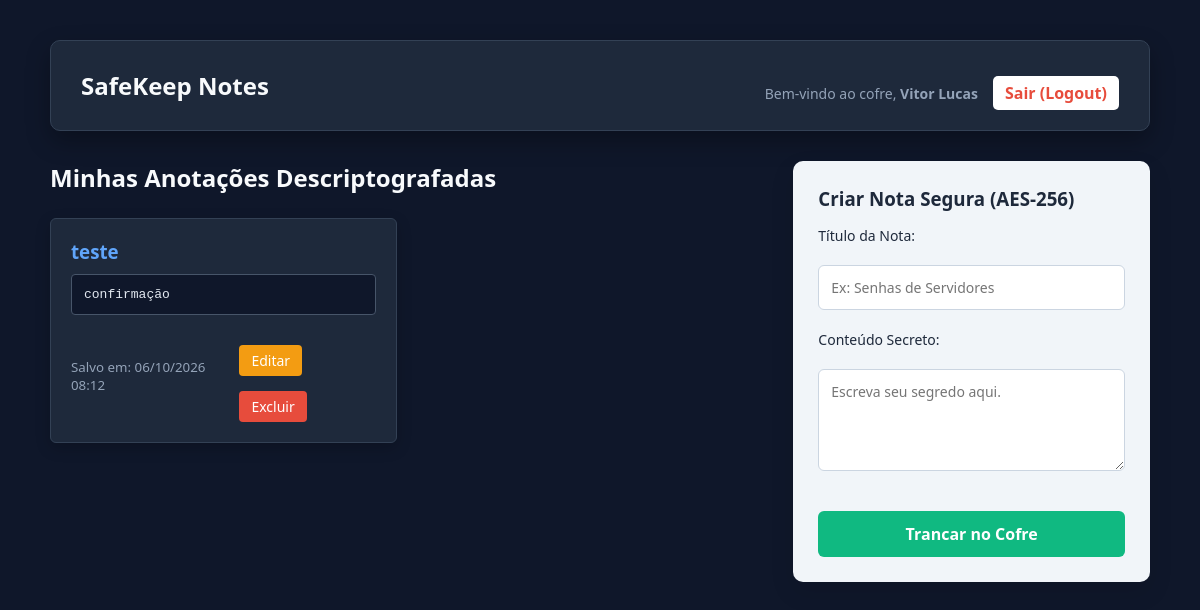
The app's page /dashboard.php (signed in) with its own data.
### tables this page shows
CREATE TABLE `notas` (
  `id` int(11) NOT NULL,
  `id_usuario` int(11) NOT NULL,
  `titulo` varchar(255) NOT NULL,
  `conteudo_criptografado` text NOT NULL,
  `data_criacao` timestamp NOT NULL DEFAULT current_timestamp()
);

### dashboard.php (the view, shortened to what this page needs)
<?php
require 'conexao.php';
include 'header.php';
$sql = "SELECT id, titulo, conteudo_criptografado, data_criacao FROM notas WHERE id_usuario = :id_usuario ORDER BY data_criacao DESC";
$stmt = $pdo->prepare($sql);
$stmt->bindParam(':id_usuario', $_SESSION['id_usuario']);
$stmt->execute();
$notas = $stmt->fetchAll(PDO::FETCH_ASSOC);
?>
<!DOCTYPE html>
<html lang="pt-BR">
<head>
    <link rel="stylesheet" href="style.css">
</head>
<body>
    <div class="dashboard-container">
        <div class="dashboard-header">
            <h2>SafeKeep Notes</h2>
            <div class="user-info">
                <p>Bem-vindo ao cofre, <strong><?php echo htmlspecialchars($_SESSION['nome_usuario']); ?></strong></p>
                <a href="logout.php" style="color: #e74c3c; background: white; padding: 6px 12px; border-radius: 5px; text-decoration: none; font-weight: bold;">Sair (Logout)</a>
            </div>
        </div>
        <div class="dashboard-content">
            <div class="notes-section">
                <h2 style="text-align: left;">Minhas Anotações Descriptografadas</h2>
                <div class="notes-grid">
                    <?php if (count($notas) > 0): ?>
                        <?php foreach ($notas as $nota): ?>
                            <?php
                            $pacote = base64_decode($nota['conteudo_criptografado']);
                            list($iv, $conteudo_cifrado) = explode('::', $pacote, 2);
                            $conteudo_puro = openssl_decrypt($conteudo_cifrado, "AES-256-CBC", CHAVE_AES, 0, $iv);
                            ?>
                            <div class="note-card">
                                <h3 style="margin-top: 0; color: #60a5fa;"><?php echo htmlspecialchars($nota['titulo']); ?></h3>
                                <div style="background: #0f172a; padding: 12px; font-family: monospace; color: #e2e8f0; border-radius: 4px; margin: 10px 0; border: 1px solid #475569;">
                                    <?php echo nl2br(htmlspecialchars($conteudo_puro)); ?>
                                </div>
                                <div style="display: flex; justify-content: space-between; align-items: center; margin-top: 15px;">
                                    <small style="color: #94a3b8;">Salvo em: <?php echo date('d/m/Y H:i', strtotime($nota['data_criacao'])); ?></small>
                                    <div>
                                        <a href="editar_nota.php?id=<?php echo $nota['id']; ?>" style="color: white; background: #f39c12; padding: 6px 12px; text-decoration: none; border-radius: 4px; font-size: 14px; margin-right: 5px;">Editar</a>
                                        <a href="excluir_nota.php?id=<?php echo $nota['id']; ?>" onclick="return confirm('Tem certeza que deseja destruir esta nota?');" style="color: white; background: #e74c3c; padding: 6px 12px; text-decoration: none; border-radius: 4px; font-size: 14px;">Excluir</a>
                                    </div>
                                </div>
                            </div>
                        <?php endforeach; ?>
                    <?php else: ?>
                        <p style="color: #94a3b8; font-style: italic;">Seu cofre está vazio. Crie sua primeira nota ao lado!</p>
                    <?php endif; ?>
                </div>
            </div>
            <div class="form-section">
                <div class="note-form-box">
                    <h3>Criar Nota Segura (AES-256)</h3>
                    <form action="salvar_nota.php" method="POST">
                        <div class="form-group">
                            <label for="titulo">Título da Nota:</label>
                            <input type="text" id="titulo" name="titulo" required placeholder="Ex: Senhas de Servidores">
                        </div>
                        <div class="form-group">
                            <label for="conteudo">Conteúdo Secreto:</label>
                            <textarea id="conteudo" name="conteudo" rows="4" required placeholder="Escreva seu segredo aqui."></textarea>
                        </div>
                        <button type="submit">Trancar no Cofre</button>
                    </form>
                </div>
            </div>
        </div>
    </div>
</body>
</html>

### style.css (style rules this page uses)
* { margin: 0; padding: 0; box-sizing: border-box; font-family: 'Segoe UI', Tahoma, Geneva, Verdana, sans-serif; }
body { background-color: #0f172a; color: #e2e8f0; display: flex; justify-content: center; align-items: center; min-height: 100vh; padding: 20px; }
h2, h1 { margin-bottom: 24px; color: #f8fafc; font-size: 24px; text-align: center; }
.form-group { margin-bottom: 20px; text-align: left; }
label { display: block; margin-bottom: 8px; font-size: 14px; color: #94a3b8; }
input[type="text"], input[type="password"], input[type="email"], textarea { width: 100%; padding: 12px; background-color: #0f172a; border: 1px solid #475569; border-radius: 6px; color: #f8fafc; font-size: 14px; transition: border-color 0.2s; }
button, .btn { width: 100%; padding: 12px; background-color: #2563eb; color: white; border: none; border-radius: 6px; font-size: 16px; font-weight: 600; cursor: pointer; transition: background-color 0.2s; margin-top: 15px; }
p { text-align: center; margin-top: 16px; font-size: 14px; color: #94a3b8; }
a { color: #60a5fa; text-decoration: none; display: inline-block; margin-top: 15px; }
.dashboard-container { width: 100%; max-width: 1100px; align-self: flex-start; margin-top: 20px; }
.dashboard-header { display: flex; justify-content: space-between; align-items: center; background-color: #1e293b; padding: 20px 30px; border-radius: 10px; border: 1px solid #334155; margin-bottom: 30px; box-shadow: 0 10px 25px rgba(0, 0, 0, 0.3); }
.dashboard-header h2 { margin-bottom: 0; }
.user-info { display: flex; align-items: center; gap: 15px; }
.dashboard-content { display: flex; gap: 30px; align-items: flex-start; }
.notes-section { flex: 2; }
.form-section { flex: 1; min-width: 320px; }
.note-form-box { background-color: #f1f5f9; padding: 25px; border-radius: 10px; box-shadow: 0 10px 25px rgba(0, 0, 0, 0.1); }
.note-form-box h3, .note-form-box label { color: #1e293b; margin-bottom: 15px; }
.note-form-box input[type="text"], .note-form-box textarea { background-color: #ffffff; color: #0f172a; border: 1px solid #cbd5e1; margin-top: 5px; }
.note-form-box button { background-color: #10b981; }
.notes-grid { display: grid; grid-template-columns: repeat(auto-fill, minmax(250px, 1fr)); gap: 20px; margin-top: 20px; }
.note-card { background-color: #1e293b; padding: 20px; border-radius: 6px; border: 1px solid #334155; box-shadow: 0 5px 15px rgba(0, 0, 0, 0.2); }

### records on screen
notas: titulo "teste", conteudo_puro "confirmação", data_criacao "06/10/2026 08:12"

### other values on screen
$_SESSION['nome_usuario'] "Vitor Lucas"
